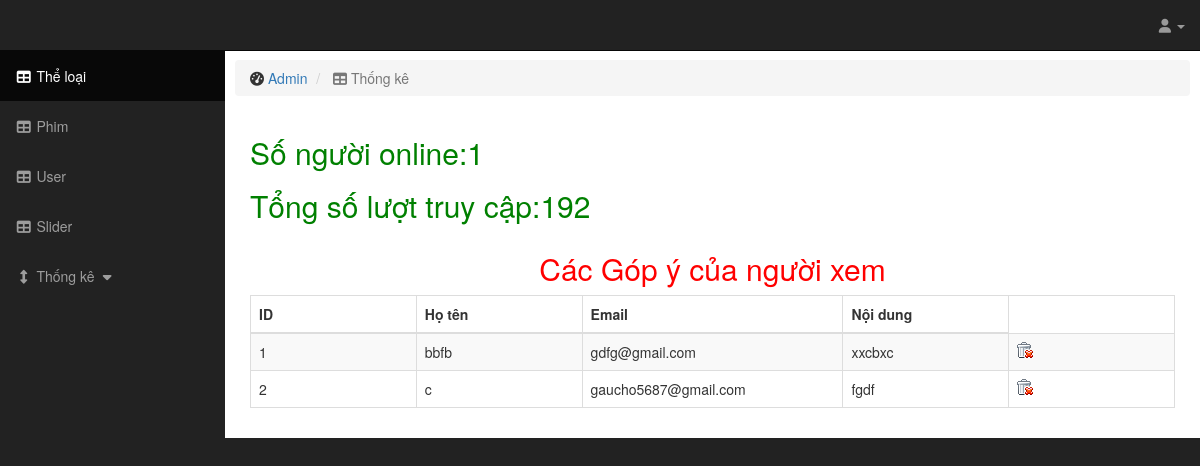
Page /admin/gopy.php (signed in) on the committed database.
### tables this page shows
CREATE TABLE `useraccess` (
  `total_access` int(11) NOT NULL DEFAULT '0'
);

CREATE TABLE `gopy` (
  `id` int(11) NOT NULL,
  `hoten` text NOT NULL,
  `email` text NOT NULL,
  `noidung` text NOT NULL
);

### admin/gopy.php (the view, shortened to what this page needs)
<!DOCTYPE html>
<html lang="en">
<head>
    <link href="/phimhay/css/bootstrap.min.css" rel="stylesheet">
    <link href="/phimhay/css/sb-admin.css" rel="stylesheet">
    <link href="/phimhay/font-awesome/css/font-awesome.min.css" rel="stylesheet" type="text/css">
</head>
<body>
    <div id="wrapper">
        <nav class="navbar navbar-inverse navbar-fixed-top" role="navigation">
            <ul class="nav navbar-right top-nav">
                <li class="dropdown">
                   <a href="#" class="dropdown-toggle" data-toggle="dropdown"><i class="fa fa-user"></i>  <b class="caret"></b></a>
                </li>
            </ul>
            <div class="collapse navbar-collapse navbar-ex1-collapse">
<ul class="nav navbar-nav side-nav">
                    <li class="active">
                        <a href="theloai.php"><i class="fa fa-fw fa-table"></i> Thể loại</a>
                    </li>
                    <li >
                        <a href="phim.php"><i class="fa fa-fw fa-table"></i> Phim</a>
                    </li>
					<li>
                        <a href="user.php"><i class="fa fa-fw fa-table"></i> User</a>
                    </li>
					<li>
                        <a href="slider.php"><i class="fa fa-fw fa-table"></i> Slider</a>
                    </li>
					<li>
                        <a href="javascript:;" data-toggle="collapse" data-target="#thongke"><i class="fa fa-fw fa-arrows-v"></i> Thống kê <i class="fa fa-fw fa-caret-down"></i></a>
                    </li>
                </ul>
            </div>
        </nav>
        <div id="page-wrapper">
            <div class="container-fluid">
                <div class="row">
                    <div>
                        <ol class="breadcrumb">
                            <li>
                                <i class="fa fa-dashboard"></i>  <a href="index.html">Admin</a>
                            </li>
                            <li class="active">
                                <i class="fa fa-table"></i> Thống kê
                            </li>
                        </ol>
                    </div>
                </div>
				<?php
					$db=new DB_Connect();
					$conn=$db->connect();
					$sql="SELECT DISTINCT ip FROM useronline";
					$query=$conn->query($sql);
					$user = mysqli_num_rows($query);
					$sql="select total_access as total from useraccess";
					$query=$conn->query($sql);
					$total_access = mysqli_fetch_assoc($query);
					$total=$total_access['total'];
					echo "<h2 style='color:green'>Số người online:$user</h2>";
					echo "<h2 style='color:green'>Tổng số lượt truy cập:$total</h2>";
				?>
                <div class="row">
                    <div class="col-lg-12">
                        <div class="table-responsive">
						<h2 align="center" style="color:red">Các Góp ý của người xem </h2>
                            <table class="table table-bordered table-hover table-striped">
                                <thead>
                                    <tr>
										<th>ID</th>
										<th>Họ tên</th>
										<th>Email</th>
										<th>Nội dung</th>
                                    </tr>
                                </thead>
                                <tbody>
                                    <?php
									$sql="select id,hoten,email,noidung  from gopy";
									$result=$conn->query($sql);
									while($row=mysqli_fetch_array($result))
									{
									echo '
                                    <tr>
                                        <td class="col-md-1">'.$row['id'].'</td>
                                        <td class="col-md-1">'.$row['hoten'].'</td>
										<td class="col-md-1">'.$row['email'].'</td>
										<td class="col-md-1">'.$row['noidung'].'</td>
										<td class="col-md-1"><input type="image" src="/phimhay/images/icons/del.gif" onclick="del('.$row['id'].')"/></td>
									</tr>';
									}
									?>
                                </tbody>
                            </table>
                        </div>
                    </div>
                </div>
            </div>
        </div>
    </div>
</body>
</html>

### css/sb-admin.css (style rules this page uses)
body { margin-top: 100px; background-color: #222; }
@media (min-width:768px) { body { margin-top: 50px; } }
#wrapper { padding-left: 0; }
#page-wrapper { width: 100%; padding: 0; background-color: #fff; }
@media (min-width:768px) { #wrapper { padding-left: 225px; } }
@media (min-width:768px) { #page-wrapper { padding: 10px; } }
.top-nav { padding: 0 15px; }
.top-nav>li { display: inline-block; float: left; }
.top-nav>li>a { padding-top: 15px; padding-bottom: 15px; line-height: 20px; color: #999; }
@media (min-width:768px) { .side-nav { position: fixed; top: 51px; left: 225px; width: 225px; margin-left: -225px; border: none; border-radius: 0; overflow-y: auto; background-color: #222; bottom: 0; overflow-x: hidden; padding-bottom: 40px; } }
@media (min-width:768px) { .side-nav>li>a { width: 225px; } }

### rows in the picture
useraccess: total_access "192"
gopy: id "1", hoten "bbfb", email "gdfg@gmail.com", noidung "xxcbxc"
gopy: id "2", hoten "c", email "gaucho5687@gmail.com", noidung "fgdf"

### other values in the picture
$user "1"
